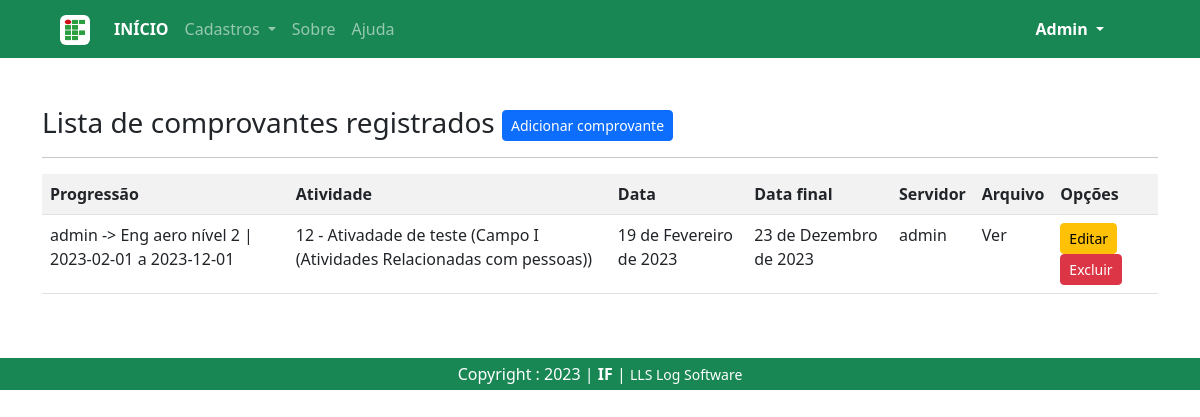
Page /listar/comprovantes/ (signed in) on the committed database.
### cadastros/models.py (models this page shows, shortened)
class Comprovante(models.Model):
    progressao = models.ForeignKey(Progressao, on_delete=models.PROTECT, verbose_name='progressão')
    atividade = models.ForeignKey(Atividade, on_delete=models.PROTECT)
    quantidade = models.DecimalField(decimal_places=2, max_digits=5)
    data = models.DateField()
    data_final = models.DateField(null=True, blank=True, help_text=
                                  "Informar apenas se o comprovante for relativo a um período.")
    arquivo = models.FileField(upload_to='pdf/')
    usuario = models.ForeignKey(User, on_delete=models.PROTECT)

class Progressao(models.Model):
    classe = models.ForeignKey(Classe, on_delete=models.PROTECT, verbose_name='classe pretendida')
    data_inicial = models.DateField()
    data_final = models.DateField()
    observacao = models.CharField(max_length=255, verbose_name='observação')
    usuario = models.ForeignKey(User, on_delete=models.PROTECT)
    def __str__(self):
        return "{} -> {} | {} a {}".format(self.usuario, self.classe, self.data_inicial, self.data_final)

class Classe(models.Model):
    nome = models.CharField(max_length=50)
    nivel = models.IntegerField(verbose_name='nível')
    descricao = models.CharField(max_length=150, verbose_name='descrição', null=True, blank=True)
    def __str__(self):
        return "{} nível {}".format(self.nome, self.nivel)

class Atividade(models.Model):
    numero = models.IntegerField(verbose_name="Número", unique=True)
    descricao = models.CharField(max_length=150, verbose_name="Descrição")
    pontos = models.DecimalField(decimal_places=2, max_digits=4)
    detalhes = models.CharField(max_length=100)
    campo = models.ForeignKey(Campo, on_delete=models.PROTECT)
    def __str__(self):
        return "{} - {} ({})".format(self.numero, self.descricao, self.campo)

class Campo(models.Model):
    nome = models.CharField(max_length=50)
    descricao = models.CharField(max_length=150, verbose_name="Descrição")
    def __str__(self):
        return "{} ({})".format(self.nome, self.descricao)

### cadastros/views.py (the view)
# urls.py: path('listar/comprovantes/', ComprovanteList.as_view(), name="listar-comprovante"),
class ComprovanteList(LoginRequiredMixin, ListView):
    login_url = reverse_lazy('login')
    model = Comprovante
    template_name = 'cadastros/listas/comprovante.html'
    def get_queryset(self):
        self.object_list = Comprovante.objects.filter(usuario=self.request.user)
        return self.object_list

### cadastros/templates/cadastros/listas/comprovante.html (shortened to what this page needs)
{% extends 'paginas/modelo.html' %}
{% load static %}
{% block conteudo %}
<h3>
    Lista de comprovantes registrados
    <a href="{% url 'cadastrar-comprovante' %}" class="btn btn-primary btn-sm float-right">Adicionar comprovante</a>
</h3>
<hr>
<div class="table-responsive">
    <table class="table table-striped">
        <tr>
            <th>Progressão</th>
            <th>Atividade</th>
            <th>Data</th>
            <th>Data final</th>
            <th>Servidor</th>
            <th>Arquivo</th>
            <th>Opções</th>
        </tr>
        {% for object in object_list %}
        <tr>
            <td>{{ object.progressao }}</td>
            <td>{{ object.atividade }}</td>
            <td>{{ object.data }}</td>
            <td>{{ object.data_final }}</td>
            <td>{{ object.usuario }}</td>
            <th><a href="{{ object.arquivo.url }}">Ver</a></th>
            <th>
                <a href="{% url 'editar-comprovante' object.pk %}" class="btn btn-warning btn-sm" title="Editar">Editar</a>
                <a href="{% url 'excluir-comprovante' object.pk %}" class="btn btn-danger btn-sm" title="Excluir">Excluir</a>
            </th>
        </tr>
        {% empty %}
        <tr>
            <td colspan="3">Nenhuma comprovante registrado.</td>
        </tr>
        {% endfor %}
    </table>
</div>
{% endblock %}

### paginas/templates/paginas/modelo.html (shortened to what this page needs)
<!DOCTYPE html>
{% load static %}
<html lang="pt-BR">
<head>
  <link href="https://cdn.jsdelivr.net/npm/bootstrap@5.3.0-alpha1/dist/css/bootstrap.min.css" rel="stylesheet">
  <link rel="stylesheet" href="{% static 'ecom/css/owl.carousel.min.css' %}"/>
  <link rel="stylesheet" href="{% static 'ecom/css/all.min.css' %}"/>
  <link rel="stylesheet" href="{% static 'ecom/css/style.css' %}"/>
  <link rel="stylesheet" type="text/css" href="https://cdn.datatables.net/v/bs5/dt-1.13.2/datatables.min.css"/>
</head>
<body class="bg-white">
  <nav class="navbar navbar-expand-lg bg-success" data-bs-theme="dark">
    <div class="container-fluid mx-5 pe-4">
      <a class="navbar-brand" href="{% url 'index' %}">
        <img src="{% static 'img/base/logo.png' %}" class="bg-white p-1 rounded" alt="Logo" width="30" height="30">
      </a>
      <div class="collapse navbar-collapse" id="navbarSupportedContent">
        <ul class="navbar-nav me-auto mb-2 mb-lg-0">
          <li class="nav-item">
            <a class="nav-link active fw-bold" aria-current="page" href="{% url 'index' %}">INÍCIO</a>
          </li>
          {% if request.user.is_authenticated %}
          <li class="nav-item dropdown">
            <a class="nav-link dropdown-toggle" href="#" role="button" data-bs-toggle="dropdown" aria-expanded="false">
              Cadastros
            </a>
          </li>
          {% endif %}
          <li class="nav-item">
            <a class="nav-link" href="{% url 'sobre' %}">Sobre</a>
          </li>
          <li class="nav-item">
            <a class="nav-link" href="{% url 'contato' %}">Ajuda</a>
          </li>
        </ul>
        <ul class="navbar-nav fw-bold me-3">
          {% if request.user.is_authenticated %}
          <li class="nav-item dropdown text-white">
            <a class="nav-link dropdown-toggle active text-capitalize" href="#" role="button" data-bs-toggle="dropdown" aria-expanded="false">
              {{ request.user }}
            </a>
          </li>
          {% endif %}
        </ul>
      </div>
    </div>
  </nav>
    <div class="mt-5">
      <div class="container">{% block conteudo %}{% endblock conteudo %}</div>
    </div>
    <footer class="container-fluid text-white bg-success text-center py-1 mt-5">
      Copyright : 2023 | <strong>IF</strong> | <small>LLS Log Software</small>
    </footer>
</body>
</html>

### static/css/style.css (style rules this page uses)
a { color: inherit; text-decoration:inherit; font-weight: 500; }

### rows in the picture
Comprovante: progressao "admin -> Eng aero nível 2 | 2023-02-01 a 2023-12-01", atividade "12 - Ativadade de teste (Campo I (Atividades Relacionadas com pessoas))", data "19 de Fevereiro de 2023", data_final "23 de Dezembro de 2023", usuario "admin"

### other values in the picture
{{ request.user }} "Admin"
